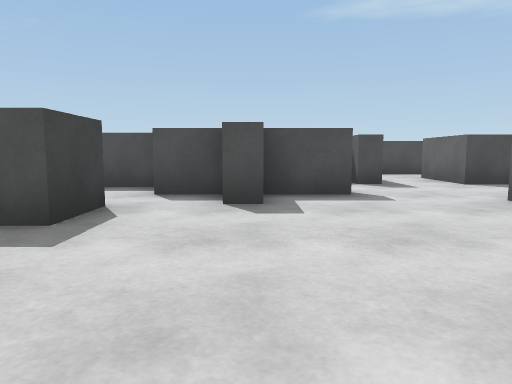
view 1 (above)

19 first-person views from a walk through a Unity game level. The camera is 0.62 m above the floor, tilts 6° down and sees 70° across. The floor is counted in squares, 1 m on a side. Each view is taken from the middle of a square. On the plan, view 1 faces up. The plan holds only what a view shows up to about 10 squares ahead; the rest is blank. The player character is not drawn.

view 2
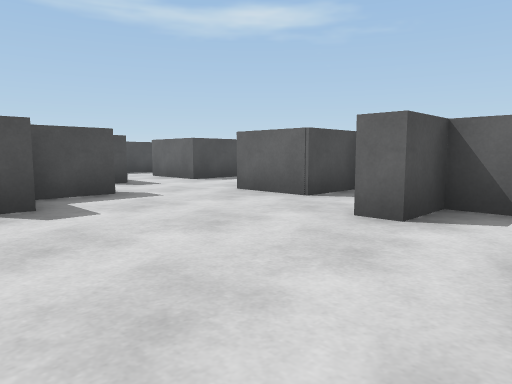

view 3
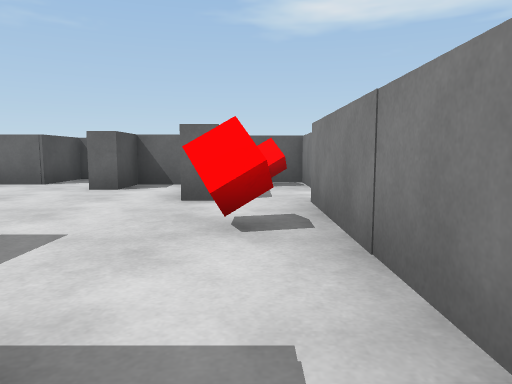

view 4
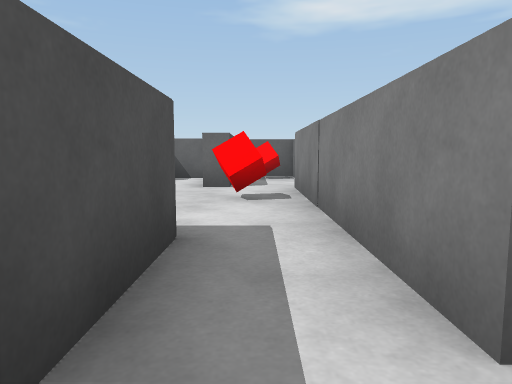

view 5
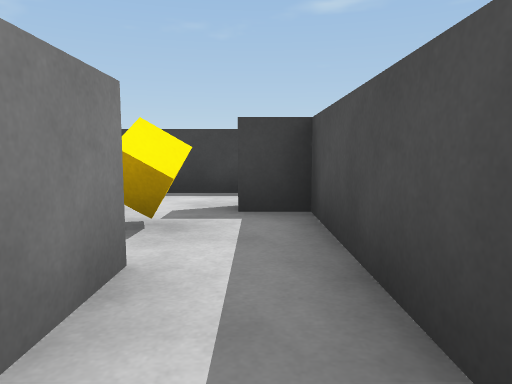

view 6
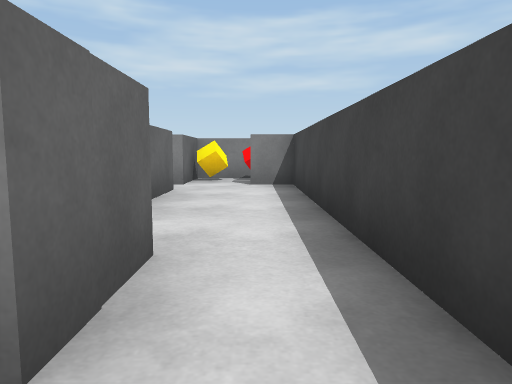

view 7
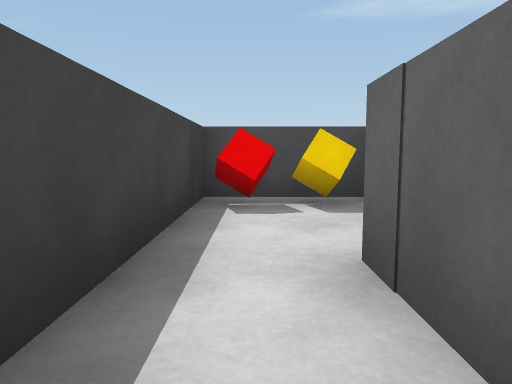

view 8
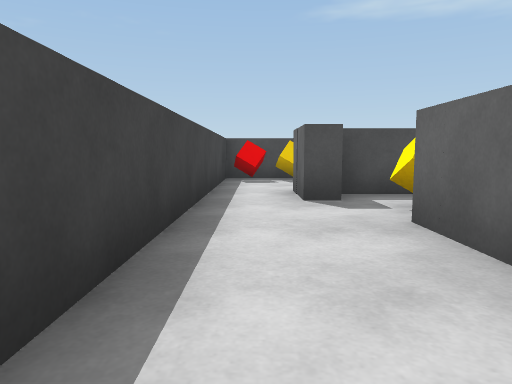

view 9
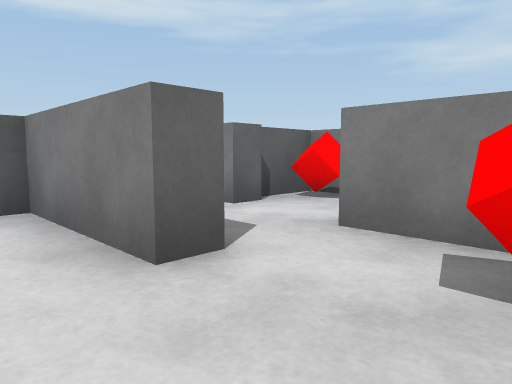

view 10
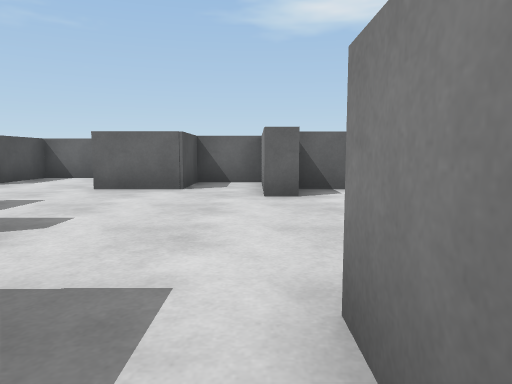

view 11
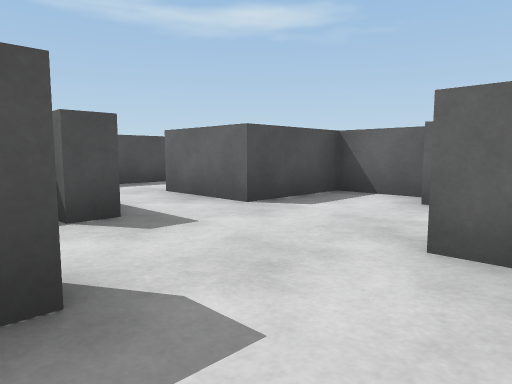

view 12
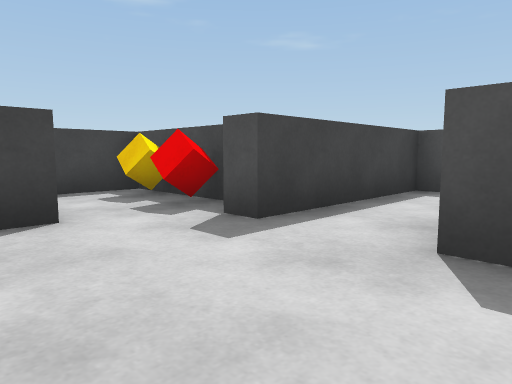

view 13
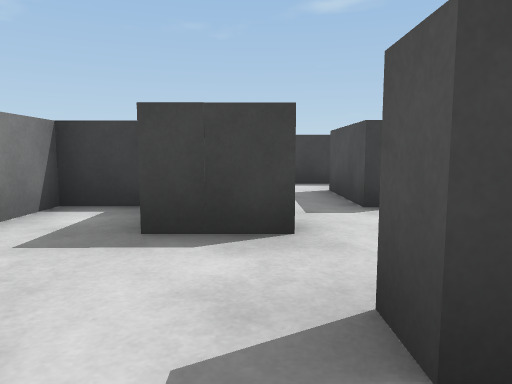

view 14
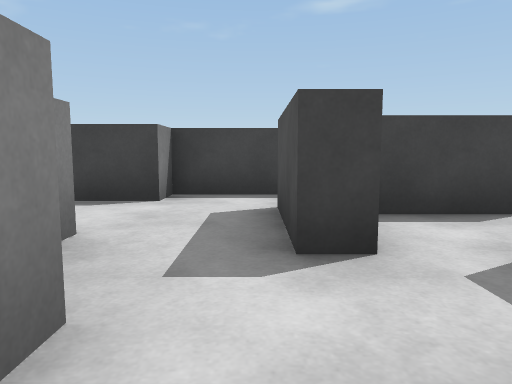

view 15
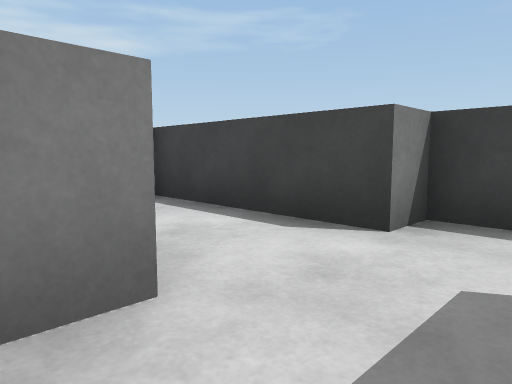

view 16
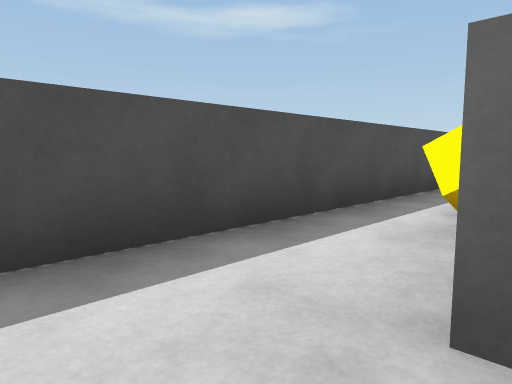

view 17
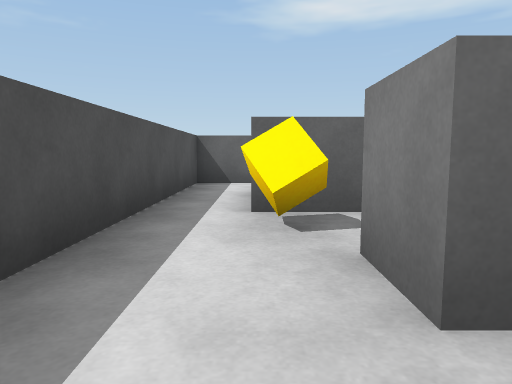

view 18
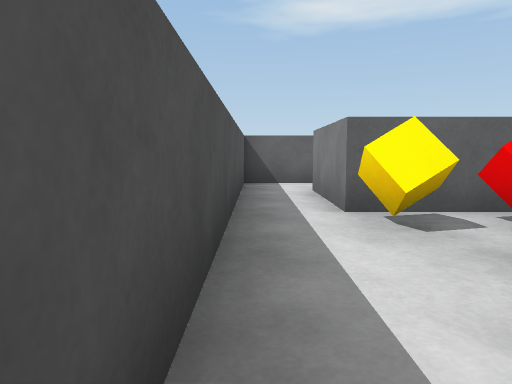

view 19
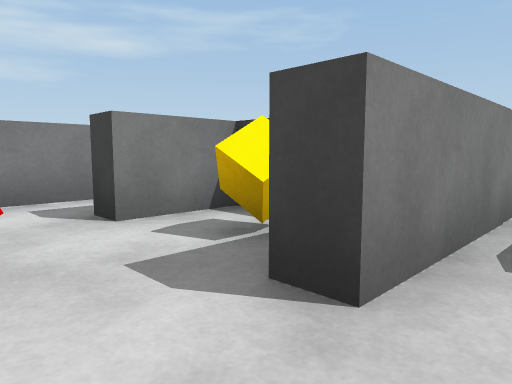

### Floor plan
Points are (right, up) in squares from view 1. A wall is a line through its corners. A room is listed if a view was taken in it or the views show most of it. See-through windows are left out.
Room 1 (views 1, 2, 3, 5, 9, 10, 11, 12, 13, 14, 16)
walls: (0.1, 4.5) (-0.5, 4.5); (-0.5, 5.5) (-1.6, 5.5); (-1.8, 4.3) (-1.8, 3.2) (-2.2, 3.2); (1.5, 6.1) (1.5, 5.5) (0.1, 5.5); (0.8, -0.6) (0.8, 0) (3.4, 0) (3.4, 1.4) (2.3, 1.4) (2.3, 1.9) (4.2, 1.9); (4.9, 1.9) (4.9, 3.2) (3.4, 3.2) (3.4, 4.9); (-3.2, 2.8) (-3.2, 1.7) (-1.6, 1.7); (1.4, 8.1) (-1, 8.1) (-1, 6.8); (-3.2, -0.4) (-5.4, -0.4); (6.3, 5.9) (6.3, 7.4) (4.2, 7.4) (4.2, 9.3); (2.6, 9.5) (2.6, 7.4) (2.1, 7.4); (-5, -1.7) (0.7, -1.7)
ways out: opening at (-6, -1) to room 2; opening at (-1, 5) to room 4; opening at (3, 8.5) to room 5; opening at (1, -1) to room 6
objects: red cube (-1, -1)
Room 2 (views 4, 7, 8)
walls: (-6.6, -5.4) (-6.6, -2.6); (-5.4, -0.4) (-6.9, -0.4) (-6.9, -1.2) (-7.4, -1.2) (-7.4, 0.1); (-7.9, -8.2) (-6.6, -8.2) (-6.6, -6.4); (-8.7, 0.5) (-8.7, -6.3) (-7.9, -6.3)
ways out: opening at (-6, -1) to room 1; opening at (-8, 0) to room 3
objects: cube (-7, -7); cube (-6, -2)
Room 3 (view 6)
walls: (-6.4, 3.2) (-8.7, 3.2) (-8.7, 0.5)
ways out: opening at (-8, 0) to room 2
objects: red cube (-8, 2)
Room 4 (view 15)
walls: (-3.9, 3.6) (-3.1, 3.6); (-2.4, 4.3) (-1.8, 4.3); (-3.2, 5.9) (-3.2, 5.3) (-5.2, 5.3); (-6.5, 5.6) (-6.5, 3.6) (-5.8, 3.6) (-5.8, 0); (-1.9, 6.8) (-2.9, 6.8)
ways out: opening at (-1, 5) to room 1
Room 5 (views 17, 18)
walls: (4.2, 9.3) (5.2, 9.3); (6.9, 8.2) (6.9, 10) (9.2, 10); (10.7, 9.8) (10.7, 11.2) (2.6, 11.2) (2.6, 9.5)
ways out: opening at (3, 8.5) to room 1; opening at (10, 10)
objects: red cube (6, 9); cube (6, 10)
Room 6 (view 19)
walls: (0.7, -1.7) (0.7, -2.2); (2.3, -2.6) (2.3, -2) (3.9, -2) (3.9, -0.9); (2, -4) (2.7, -4) (2.7, -2.8); (-0.9, -4.2) (0.7, -4.2)
ways out: opening at (1, -1) to room 1; opening at (1, -4)
objects: cube (0, -3); red cube (2, -3); red cube (3, -1)

Positions as (right, up) in squares from view 1, and headings:
1: (0, 0), facing up
2: (-1, 0), facing up-right
3: (-4, -1), facing right
4: (-6, -1), facing right
5: (-3, -1), facing left
6: (-8, 1), facing down
7: (-8, -2), facing up
8: (-8, -6), facing up
9: (-1, 1), facing down-right
10: (-3, 2), facing right
11: (1, 4), facing up-right
12: (5, 5), facing up-left
13: (1, 4), facing left
14: (-1, 5), facing left
15: (-3, 5), facing down-left
16: (3, 9), facing up-right
17: (3, 10), facing right
18: (3, 11), facing right
19: (2, -1), facing down-left
